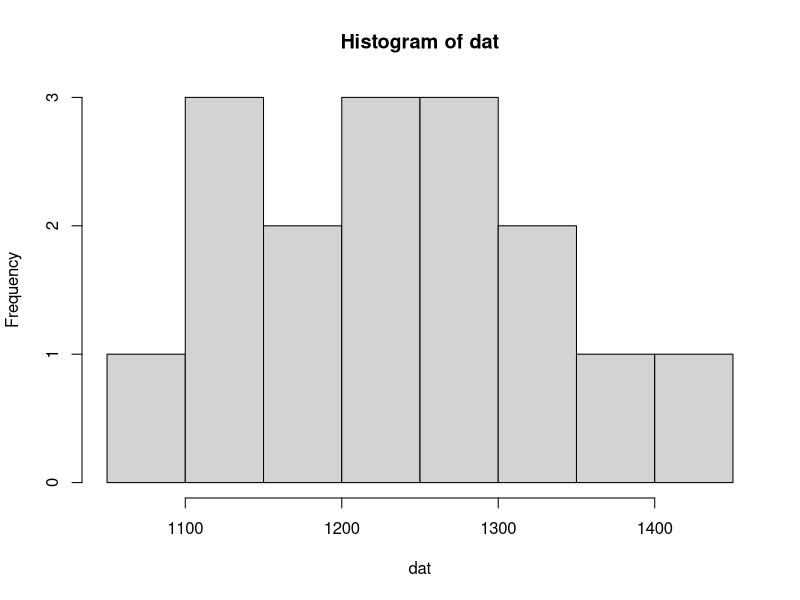

Here is the R script that generated this plot:
# Chapter 17 - #59

dat <- c(1219, 1214, 1087, 1200, 1419, 1121, 1325, 1345, 1244, 1258, 1356, 1132, 
         1191, 1270, 1295, 1135)

hist(dat)
mean(dat)
sd(dat)
sd(dat) / sqrt(16)
qt(0.975, 15)

mean(dat) - (qt(0.975, 15) * (sd(dat) / sqrt(16)))
mean(dat) + (qt(0.975, 15) * (sd(dat) / sqrt(16)))


